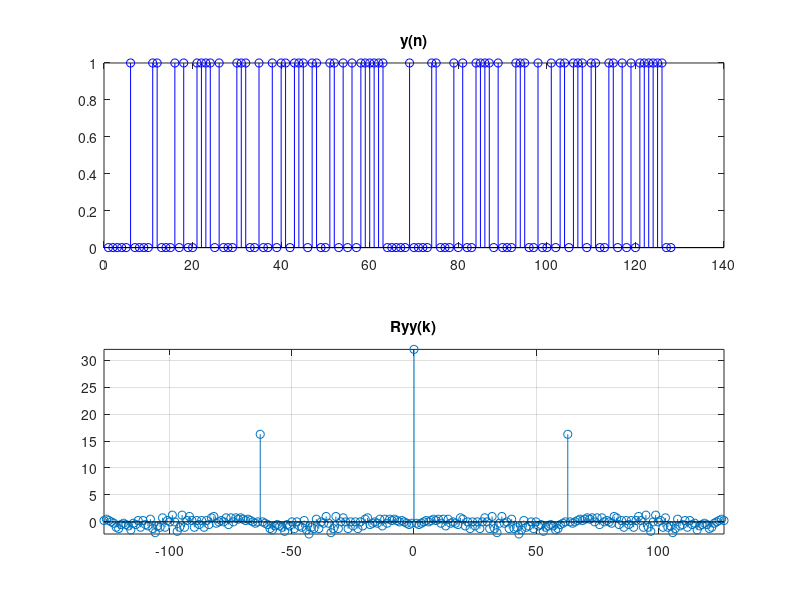

The MATLAB source for this figure:
clear all; close all;
N = 6; % 2,3,4,5,9,12
L = 2*(2^N);
buf = ones(1,N);
for n = 1 : L
    if(N==1) y(n)=xor(buf(1), buf(2)); end % N=2 oct(7) 111
    if(N==3) y(n)=xor(buf(2), buf(3)); end % N=3 oct(13) 1 011
    if(N==4) y(n)=xor(buf(3), buf(4)); end % N=4 oct(23) 10 011
    if(N==5) y(n)=xor(buf(3), buf(5)); end % N=5 oct(45) 100 101
    if(N==6) y(n)=xor(buf(5), buf(6)); end % N=6 oct(103) 1000011
    if(N==7) y(n)=xor(buf(4), buf(7)); end % N=7 oct(211) 10001001
    if(N==8) y(n)=xor(buf(4), xor(buf(5),xor(buf(6),buf(8)))); end % N=2 oct(435) 100011101
    if(N==9) y(n)=xor(buf(5), buf(9)); end % N=9 oct(1021) 1 000 010 001
    if(N==10)  y(n) = xor(buf(7), buf(10));end % octal 2011 10000001001
    if(N==11) y(n) = xor(buf(9), buf(11)); end % octal 4005 100000000101
    if(N==12) y(n)=xor(buf(6), xor(buf(8), xor(buf(11), buf(12)))); end % N=12 oct(10123)1 000 001 010 011
    buf = [ y(n) buf(1:N-1) ];
end
figure;
subplot(211); stem(y,'bo'); title('y(n)')
subplot(212); stem(-L+1:L-1,xcorr(y-mean(y))); grid; title('Ryy(k)'); axis tight;
